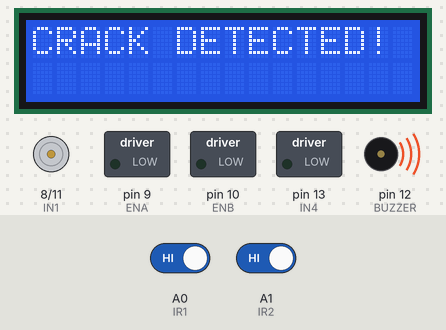
Simulated run of this sketch. Board: Arduino Uno, built with avr-gcc and run on an emulated ATmega328P. Shown: 16×2 character LCD, motor-driver pin pairs drawn as motors (green arrow = first pin HIGH = forward, orange = second pin HIGH = backward, longer = more drive), switched loads named in the sketch (green lamp = pin HIGH), buzzer (waves = sounding, pin HIGH). The test bench sets the inputs (shaded band); at power-on: A0 (IR1) HIGH, A1 (IR2) HIGH. The modem accepts every AT command (registered, SIM ready, sends succeed) and sends nothing else.

Above: at 3.2 s.
3.3 s: A0 (IR1) driven LOW and A1 (IR2) driven LOW
At 10.3 s:
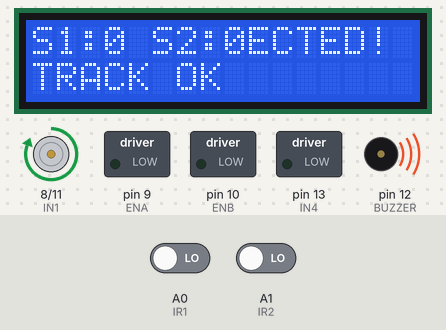
10.9 s: A0 (IR1) driven HIGH
At 18.24 s:
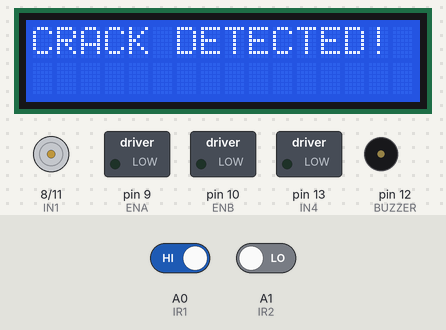
19.8 s: A0 (IR1) driven LOW
At 26.8 s:
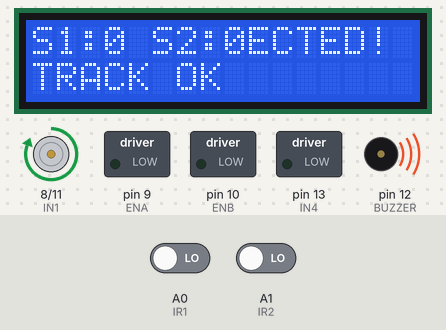
27.1 s: A1 (IR2) driven HIGH
At 28.0 s:
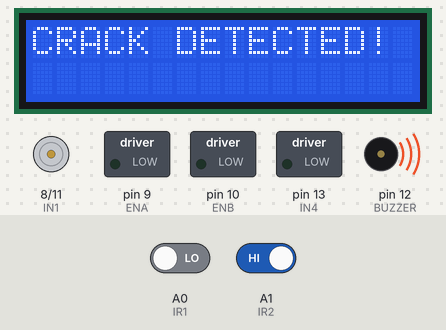
Timing chart, 0 to 36.0 s (numbered marks = the images above; inputs shaded):
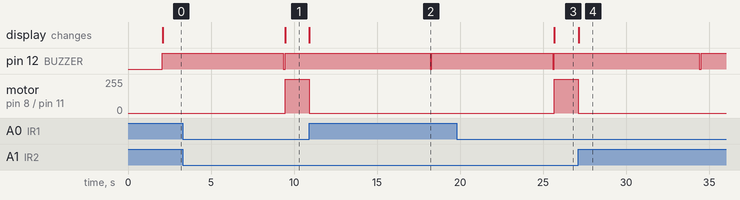

The sketch:

nite.ino
```cpp
#include <LiquidCrystal.h>
#include <SoftwareSerial.h>

// ---------- LCD PINS ----------
LiquidCrystal lcd(7, 6, 5, 4, 3, 2);

// ---------- GSM ----------


SoftwareSerial gsm(12, 13);

// ---------- IR SENSORS ----------
#define IR1 A0
#define IR2 A1

// ---------- BUZZER ----------
#define BUZZER 12

// ---------- MOTOR DRIVER ----------
#define IN1 8
#define IN2 11
#define IN3 12
#define IN4 13

#define ENA 9
#define ENB 10

// ---------- MOTOR SPEED ----------
int M_SPEED = 0;   // 0–255 (90 LOW speed)

void setup() {

  // Display setup
  lcd.begin(16, 2);
  lcd.print("Railway Crack");
  lcd.setCursor(0,1);
  lcd.print("Detector Ready");
  delay(2000);
  lcd.clear();

  // IR pins
  pinMode(IR1, INPUT);
  pinMode(IR2, INPUT);

  // Motor
  pinMode(ENA, OUTPUT);
  pinMode(ENB, OUTPUT);

  pinMode(IN1, OUTPUT);
  pinMode(IN2, OUTPUT);
  pinMode(IN3, OUTPUT);
  pinMode(IN4, OUTPUT);

  // Buzzer
  pinMode(BUZZER, OUTPUT);

  gsm.begin(9600);
}

// --------------------------------------------------

void loop() {

  int s1 = digitalRead(IR1);
  int s2 = digitalRead(IR2);

  lcd.setCursor(0, 0);
  lcd.print("S1:");
  lcd.print(s1);
  lcd.print(" S2:");
  lcd.print(s2);

  // Both LOW => Track OK (white/normal)
  if (s1 == LOW && s2 == LOW) {
    lcd.setCursor(0,1);
    lcd.print("TRACK OK        ");
    digitalWrite(BUZZER, LOW);
    forwardSlow();
  }

  // One OR Both HIGH => Crack Found
  else {
    lcd.clear();
    lcd.print("CRACK DETECTED!");
    stopMotor();
    digitalWrite(BUZZER, HIGH);
    sendSMS("⚠️ Railway Track CRACK detected!");
    delay(3000);
    digitalWrite(BUZZER, LOW);
  }

  delay(100);
}

// --------------------------------------------------
// MOTOR CONTROL
// --------------------------------------------------

void forwardSlow() {
  analogWrite(ENA, M_SPEED);
  analogWrite(ENB, M_SPEED);

  digitalWrite(IN1, HIGH);
  digitalWrite(IN2, LOW);

  digitalWrite(IN3, HIGH);
  digitalWrite(IN4, LOW);
}

void stopMotor() {
  analogWrite(ENA, 0);
  analogWrite(ENB, 0);

  digitalWrite(IN1, LOW);
  digitalWrite(IN2, LOW);
  digitalWrite(IN3, LOW);
  digitalWrite(IN4, LOW);
}

// --------------------------------------------------
// GSM MESSAGE
// --------------------------------------------------

void sendSMS(String msg) {
  gsm.println("AT+CMGF=1");
  delay(400);

  gsm.println("AT+CMGS=\"+91xxxxxxxxx\"");  // Replace your number
  delay(400);

  gsm.println(msg);
  delay(400);

  gsm.write(26); // CTRL+Z
  delay(3000);
}
```

railway_code1111.ino
```cpp

```

Measured:
- after the input at 3.3 s, motor on pin 8 (IN1) / pin 11 (IN2): stopped → forward 255/255 after 6.2 s; the display: changes after 6.2 s (image 1)
- after the input at 10.9 s, pin 12 (BUZZER): HIGH → LOW after 7.3 s, → HIGH 0.11 s later; motor on pin 8 (IN1) / pin 11 (IN2): forward 255/255 → stopped at once; the display: changes at once (image 2)
- after the input at 19.8 s, motor on pin 8 (IN1) / pin 11 (IN2): stopped → forward 255/255 after 5.9 s; the display: changes after 5.9 s (image 3)
- after the input at 27.1 s, pin 12 (BUZZER): HIGH → LOW after 7.3 s, → HIGH 0.11 s later; motor on pin 8 (IN1) / pin 11 (IN2): forward 255/255 → stopped at once; the display: changes at once (image 4)
